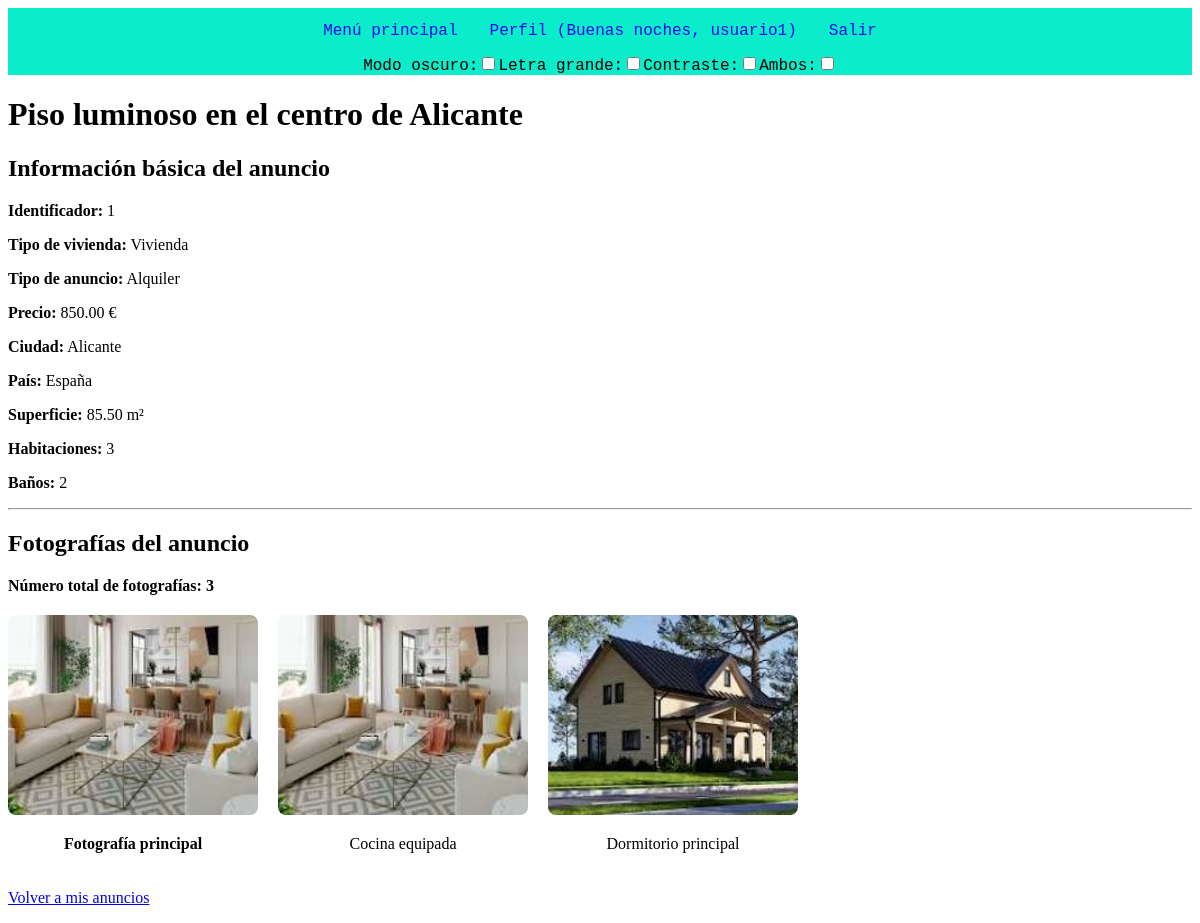
Screenshot of /verFotosPrivado.php?id=1 (signed in) with the database file from the repository.
### tables this page shows
CREATE TABLE Anuncios (
    IdAnuncio INT AUTO_INCREMENT PRIMARY KEY,
    TAnuncio SMALLINT NOT NULL,
    TVivienda SMALLINT NOT NULL,
    FPrincipal VARCHAR(255),
    Alternativo VARCHAR(255) NOT NULL,
    Titulo VARCHAR(255) NOT NULL,
    Precio DECIMAL(12, 2),
    Texto TEXT,
    Ciudad VARCHAR(150),
    Pais INT,
    Superficie DECIMAL(10, 2),
    NHabitaciones INT,
    NBanyos INT,
    Planta INT,
    Anyo INT,
    FRegistro TIMESTAMP DEFAULT CURRENT_TIMESTAMP,
    Usuario INT NOT NULL,
    CONSTRAINT chk_anuncios_alternativo CHECK (CHAR_LENGTH(Alternativo) >= 10),
    CONSTRAINT fk_anuncios_tanuncio
        FOREIGN KEY (TAnuncio) REFERENCES TiposAnuncios(IdTAnuncio)
        ON UPDATE CASCADE ON DELETE RESTRICT,
    CONSTRAINT fk_anuncios_tvivienda
        FOREIGN KEY (TVivienda) REFERENCES TiposViviendas(IdTVivienda)
        ON UPDATE CASCADE ON DELETE RESTRICT,
    CONSTRAINT fk_anuncios_pais
        FOREIGN KEY (Pais) REFERENCES Paises(IdPais)
        ON UPDATE CASCADE ON DELETE SET NULL,
    CONSTRAINT fk_anuncios_usuario
        FOREIGN KEY (Usuario) REFERENCES Usuarios(IdUsuario)
        ON UPDATE CASCADE ON DELETE CASCADE
);

CREATE TABLE TiposViviendas (
    IdTVivienda SMALLINT AUTO_INCREMENT PRIMARY KEY,
    NomTVivienda VARCHAR(100) NOT NULL
);

CREATE TABLE TiposAnuncios (
    IdTAnuncio SMALLINT AUTO_INCREMENT PRIMARY KEY,
    NomTAnuncio VARCHAR(100) NOT NULL
);

CREATE TABLE Paises (
    IdPais INT AUTO_INCREMENT PRIMARY KEY,
    NomPais VARCHAR(150) NOT NULL
);

CREATE TABLE Fotos (
    IdFoto INT AUTO_INCREMENT PRIMARY KEY,
    Titulo VARCHAR(255),
    Foto VARCHAR(255) NOT NULL,
    Alternativo VARCHAR(255) NOT NULL,
    Anuncio INT NOT NULL,
    CONSTRAINT chk_fotos_alternativo CHECK (CHAR_LENGTH(Alternativo) >= 10),
    CONSTRAINT fk_fotos_anuncio
        FOREIGN KEY (Anuncio) REFERENCES Anuncios(IdAnuncio)
        ON UPDATE CASCADE ON DELETE CASCADE
);

### verFotosPrivado.php (the view, shortened to what this page needs)
<?php
require_once "permitidos.php";
function ReadData()
{
    $id = $_GET["id"] ?? null;
    $id = (int)$id;
    $conn = OpenConnection();
    $usuario = $_SESSION["usuario"];
    $sql = "SELECT
                A.IdAnuncio,
                A.Titulo,
                A.FPrincipal,
                A.Alternativo,
                A.Precio,
                A.Ciudad,
                P.NomPais AS Pais,
                TV.NomTVivienda AS TipoVivienda,
                TA.NomTAnuncio AS TipoAnuncio,
                A.Superficie,
                A.NHabitaciones,
                A.NBanyos
            FROM Anuncios A
            INNER JOIN Usuarios U
                ON A.Usuario = U.IdUsuario
            INNER JOIN TiposViviendas TV
                ON A.TVivienda = TV.IdTVivienda
            INNER JOIN TiposAnuncios TA
                ON A.TAnuncio = TA.IdTAnuncio
            LEFT JOIN Paises P
                ON A.Pais = P.IdPais
            WHERE A.IdAnuncio = ?
              AND U.NomUsuario = ?";
    $stmt = $conn->prepare($sql);
    $stmt->bind_param("is", $id, $usuario);
    $stmt->execute();
    $resultado = $stmt->get_result();
    $anuncio = $resultado->fetch_assoc();
    $sqlFotos = "SELECT
                    IdFoto,
                    Titulo,
                    Foto,
                    Alternativo
                 FROM Fotos
                 WHERE Anuncio = ?
                 ORDER BY IdFoto ASC";
    $stmtFotos = $conn->prepare($sqlFotos);
    $stmtFotos->bind_param("i", $id);
    $stmtFotos->execute();
    $resultadoFotos = $stmtFotos->get_result();
    $fotos = [];
    while ($foto = $resultadoFotos->fetch_assoc()) {
        $fotos[] = $foto;
    }
    $totalFotos = count($fotos);
    if (!empty($anuncio["FPrincipal"])) {
        $totalFotos++;
    }
    ?>
    <h1>
        <?= htmlspecialchars($anuncio["Titulo"], ENT_QUOTES, "UTF-8") ?>
    </h1>
    <h2>Información básica del anuncio</h2>
    <p>
        <strong>Identificador:</strong>
        <?= (int)$anuncio["IdAnuncio"] ?>
    </p>
    <p>
        <strong>Tipo de vivienda:</strong>
        <?= htmlspecialchars($anuncio["TipoVivienda"], ENT_QUOTES, "UTF-8") ?>
    </p>
    <p>
        <strong>Tipo de anuncio:</strong>
        <?= htmlspecialchars($anuncio["TipoAnuncio"], ENT_QUOTES, "UTF-8") ?>
    </p>
    <p>
        <strong>Precio:</strong>
        <?= htmlspecialchars((string)$anuncio["Precio"], ENT_QUOTES, "UTF-8") ?> €
    </p>
    <p>
        <strong>Ciudad:</strong>
        <?= htmlspecialchars($anuncio["Ciudad"] ?? "", ENT_QUOTES, "UTF-8") ?>
    </p>
    <p>
        <strong>País:</strong>
        <?= htmlspecialchars($anuncio["Pais"] ?? "", ENT_QUOTES, "UTF-8") ?>
    </p>
    <p>
        <strong>Superficie:</strong>
        <?= htmlspecialchars((string)$anuncio["Superficie"], ENT_QUOTES, "UTF-8") ?> m²
    </p>
    <p>
        <strong>Habitaciones:</strong>
        <?= htmlspecialchars((string)$anuncio["NHabitaciones"], ENT_QUOTES, "UTF-8") ?>
    </p>
    <p>
        <strong>Baños:</strong>
        <?= htmlspecialchars((string)$anuncio["NBanyos"], ENT_QUOTES, "UTF-8") ?>
    </p>
    <hr>
    <h2>Fotografías del anuncio</h2>
    <p>
        <strong>Número total de fotografías: <?= $totalFotos ?></strong>
    </p>
    <div class="galeria">
        <?php if (!empty($anuncio["FPrincipal"])): ?>
            <div class="foto">
                <img
                    src="<?= htmlspecialchars($anuncio["FPrincipal"], ENT_QUOTES, "UTF-8") ?>"
                    alt="<?= htmlspecialchars($anuncio["Alternativo"], ENT_QUOTES, "UTF-8") ?>">
                <p><strong>Fotografía principal</strong></p>
            </div>
        <?php endif; ?>
        <?php foreach ($fotos as $foto): ?>
            <div class="foto">
                <img
                    src="<?= htmlspecialchars($foto["Foto"], ENT_QUOTES, "UTF-8") ?>"
                    alt="<?= htmlspecialchars($foto["Alternativo"], ENT_QUOTES, "UTF-8") ?>">
                <p>
                    <?= htmlspecialchars($foto["Titulo"] ?? "", ENT_QUOTES, "UTF-8") ?>
                </p>
            </div>
        <?php endforeach; ?>
    </div>
    <p>
        <a href="misAnuncios.php">Volver a mis anuncios</a>
    </p>
    <?php
}
?>
<!DOCTYPE html>
<html lang="es">
<head>
    <link rel="stylesheet" href="style/partePrivada.css">
    <link rel="stylesheet" href="style/barraNav.css">
</head>
<body>
    <nav>
        <ul>
            <li>
                <a href="index2.php">Menú principal</a>
            </li>
            <li>
                <a href="partePrivada.php">
                    Perfil (<?= htmlspecialchars(obtenerSaludo(), ENT_QUOTES, 'UTF-8') ?>)
                </a>
            </li>
            <li>
                <a href="misAnuncios.php?salir=1">Salir</a>
            </li>
        </ul>
    </nav>
    <?php ReadData(); ?>
</body>
</html>

### style/barraNav.css (style rules this page uses)
ul { list-style-type: none; margin: 0; padding: 0; background-color: #0aecca; display: flex; justify-content: center; font-family: 'Courier New', Courier, monospace; }
ul li a { display: block; color: rgb(18, 10, 231); padding: 14px 16px; text-decoration: none; }

### verFotosPrivado.php (style rules this page uses)
.galeria { display: flex; flex-wrap: wrap; gap: 20px; margin: 20px 0; }
.foto { width: 250px; text-align: center; }
.foto img { width: 100%; height: 200px; object-fit: cover; border-radius: 8px; }

### rows the page displays
anuncios: Titulo "Piso luminoso en el centro de Alicante", IdAnuncio "1", TVivienda.NomTVivienda "Vivienda", TAnuncio.NomTAnuncio "Alquiler", Precio "850.00", Ciudad "Alicante", Pais.NomPais "España", Superficie "85.50", NHabitaciones "3", NBanyos "2", FPrincipal (picture)
fotos: Foto (picture), Titulo "Cocina equipada"
fotos: Foto (picture), Titulo "Dormitorio principal"

### other values shown
obtenerSaludo() "Buenas noches, usuario1"
$totalFotos "3"
